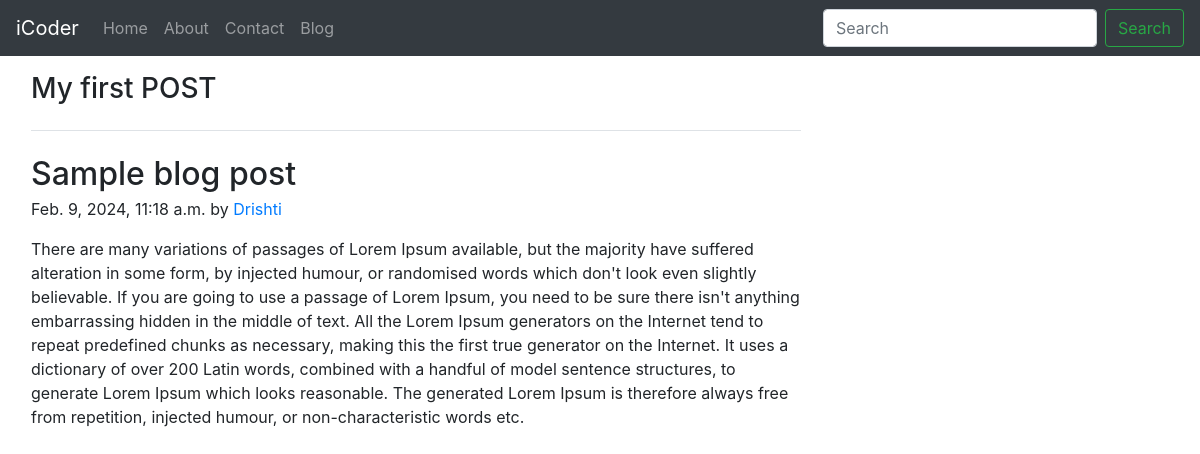
/blog/first-post, run on the app's committed database.
### blog/models.py (models this page shows, shortened)
class Post(models.Model):
    s_no = models.AutoField(primary_key=True)
    title = models.CharField (max_length=50)
    content = models.TextField()
    author = models.CharField (max_length=50)
    slug= models.CharField (max_length=130)
    timestamp = models.DateTimeField(blank=True)

### blog/views.py (the view)
# urls.py: path('<str:slug>', views.blogPost, name="blogPost"),
def blogPost(request, slug):
        post=Post.objects.filter(slug=slug)[0]
        context={'post': post}
        return render(request, 'blog/blogPost.html', context)

### templates/blog/blogPost.html (shortened to what this page needs)
{% extends 'base.html' %}
{% block body %}
<div class="col-md-8 my-3 mx-3">
    <h3 class="pb-4 mb-4 fst-italic border-bottom">
     {{post.title}}
    </h3>
    <article class="blog-post">
      <h2 class="display-5 link-body-emphasis mb-1">Sample blog post</h2>
      <p class="blog-post-meta">{{post.timestamp}} by <a href="/about">{{post.author}}</a></p>
      <p>{{post.content}}</p>
    </article>
  </div>
 {% endblock %}

### data on the page
Post: title "My first POST", timestamp "Feb. 9, 2024, 11:18 a.m.", author "Drishti", content "There are many variations of passages of Lorem Ipsum available, but the majority have suffered alteration in some form, by injected humour, or randomised words which don't look even slightly believable. If you are going to use a passage of Lorem Ipsum, you need to be sure there isn't anything embarrassing hidden in the middle of text. All the Lorem Ipsum generators on the Internet tend to repeat predefined chunks as necessary, making this the first true generator on the Internet. It uses a dictionary of over 200 Latin words, combined with a handful of model sentence structures, to generate Lorem Ipsum which looks reasonable. The generated Lorem Ipsum is therefore always free from…"
